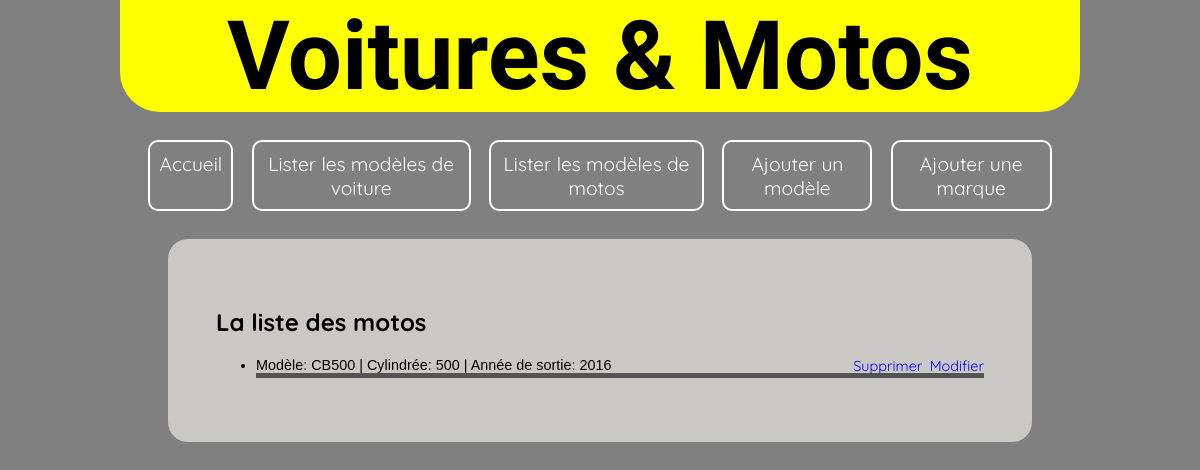
/cars_and_motorcycles/motorcycles_list/, run on an earlier commit of the app's database.
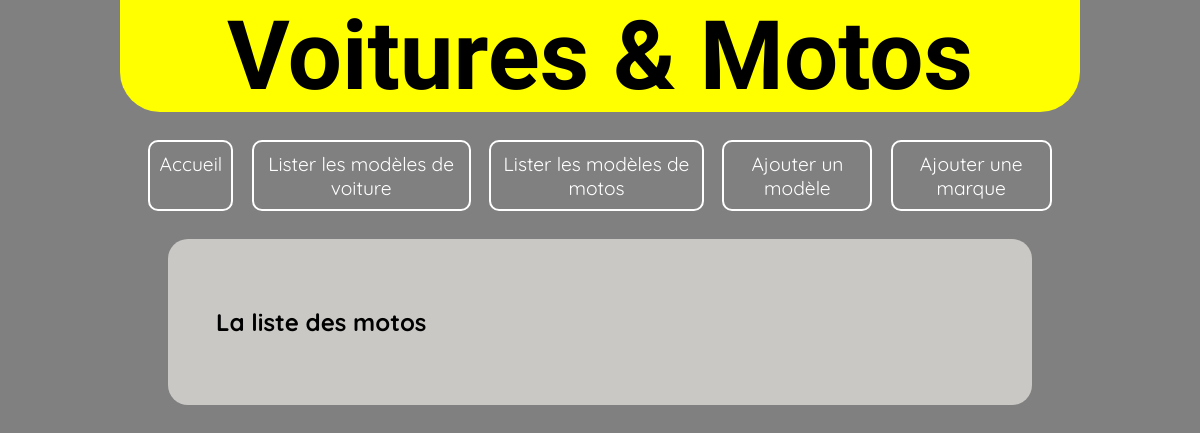
And on a later commit of the database.
### cars_and_motorcycles/models.py (models this page shows, shortened)
class motorcycle(models.Model):
    name = models.CharField(max_length=100, blank=False)
    cylinder = models.IntegerField(blank=False)
    release_date = models.IntegerField(blank=True)
    def __str__(self):
        return f"Modèle: {self.name} | Cylindrée: {self.cylinder} | Année de sortie: {self.release_date}"

### cars_and_motorcycles/views.py (the view)
# urls.py: path('motorcycles_list/', views.list_all_motorcycles),
def list_all_motorcycles(request):
    m_list = models.motorcycle.objects.all()
    return render(request, "cars_and_motorcycles/motorcycles_list.html/", {"liste": m_list})

### cars_and_motorcycles/templates/cars_and_motorcycles/motorcycles_list.html (shortened to what this page needs)
{% extends "cars_and_motorcycles/index.html" %}
{% block content %}
<h2>La liste des motos</h2>
<ul>
    {% for l in liste %}
        <li class="lists">
            {{l}}
            <a href="/cars_and_motorcycles/motorcycle_update/{{l.id}}" class="misc_options">Modifier</a>
            <a href="/cars_and_motorcycles/delete_motorcycle/{{l.id}}" class="misc_options">Supprimer</a>
        </li>
    {% endfor %}
</ul>
{% endblock %}

What changed in the data, as far as the page shows it:
removed motorcycle: name+cylinder+release_date "Modèle: CB500 | Cylindrée: 500 | Année de sortie: 2016"
